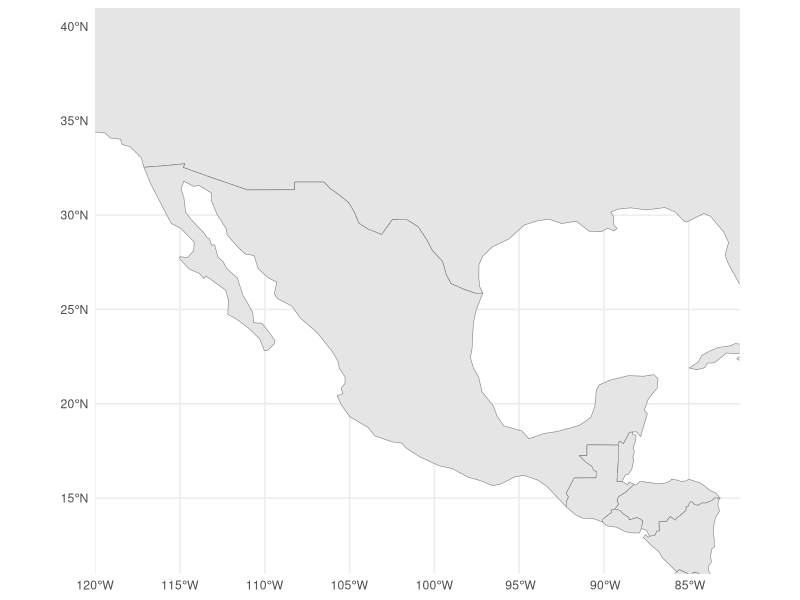
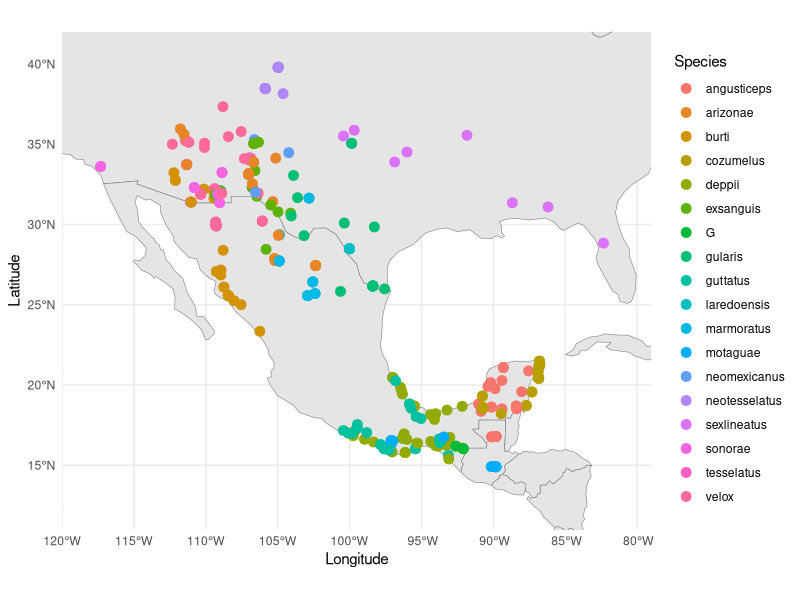

Generate these figures, in order, with R:
# Make a map
install.packages("rnaturalearth")

library(sf)
library(rnaturalearth)
library(ggplot2)
library(dplyr)



# read in data ------------------------------------------------------------

locdata <- read.csv("local_dat.csv")



# map ---------------------------------------------------------------------

# find reasonable bound box
fivenum(locdata$Latitude) # min = 10.55, max = 39.79 (y values)
fivenum(locdata$Longitude) # min = -117.33, max -82



world <- ne_countries(returnclass = "sf")
ggplot(world) +
  geom_sf(fill = "gray90", color = "gray50") +
  coord_sf(
    xlim = c(-120, -82),
    ylim = c(11, 41),
    expand = FALSE
  ) +
  theme_minimal()


ggplot(world) +
  geom_sf(fill = "gray90", color = "gray50") +
  geom_point(data = locdata,
             aes(x = Longitude, y = Latitude, color = Species),
             size = 3) +
  coord_sf(
    xlim = c(-120, -79),
    ylim = c(11, 42),
    expand = FALSE
  ) +
  theme_minimal()
